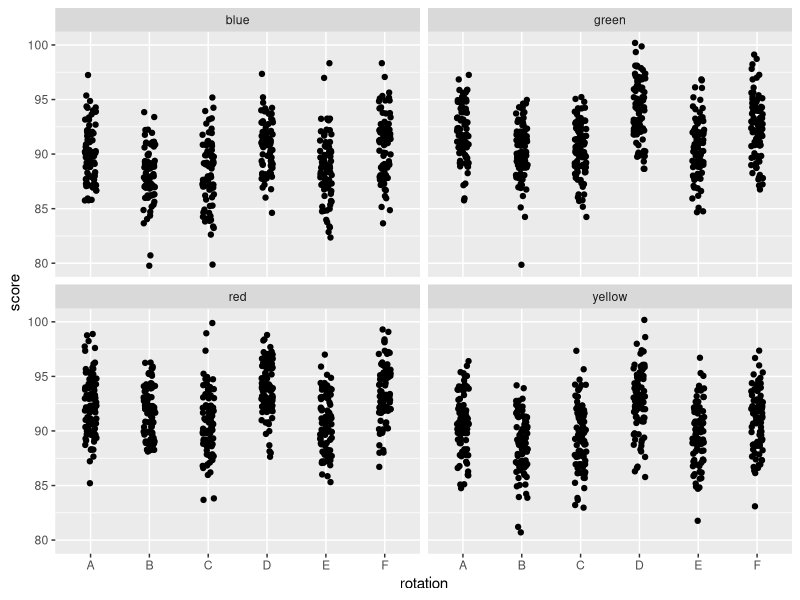
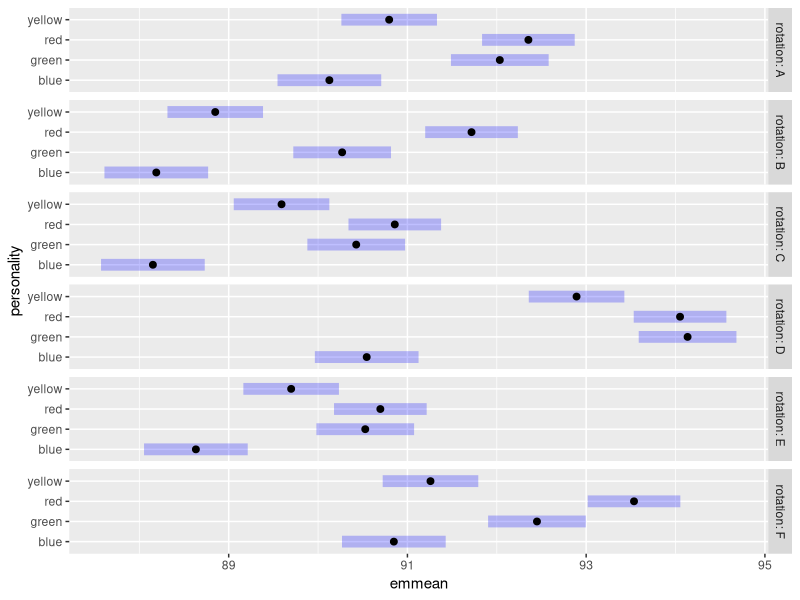

Here is the R script that generated these plots, in order: (Note: this script raises an error after producing the figures.)
## ---- chunk 1
# simulate data
n <- 360
id <- 1:n
rotation <- LETTERS[1:6]
set.seed(1)
personality <- sample(c("red","yellow","blue","green"), 
                      size = n, replace = TRUE)
d <- expand.grid(rotation = rotation, id = id)
d$personality <- factor(personality[d$id])
subj_error <- rnorm(n = n, mean = 0, sd = 2)
d$score <- (90 + subj_error[d$id]) + 2*(d$personality == "green") +
  3*(d$personality == "red") + -3*(d$personality == "blue") +
  -4*(d$rotation == "B") + -3*(d$rotation == "C") +
  4*(d$rotation == "D") + -3*(d$rotation == "E") + 1.5*(d$rotation == "F") +
  2*(d$personality == "red")*(d$rotation == "B") +
  -3*(d$personality == "blue")*(d$rotation == "D") +
  rnorm(n = nrow(d), mean = 0, sd = 5)
d$score <- (100 - 80)*((d$score - min(d$score))/(max(d$score) - min(d$score))) + 80
d$score <- round(d$score)
## ---- chunk 2
head(d)
## ---- chunk 3
nrow(d)
## ---- chunk 4
length(unique(d$id))
## ---- chunk 5
table(d$personality)
## ---- chunk 6
table(d$personality)/6
## ---- chunk 7
tapply(d$score, list(d$rotation, d$personality), mean)
## ---- chunk 8
library(ggplot2)
ggplot(d) +
  aes(x = rotation, y = score) +
  geom_jitter(width = 0.1) +
  facet_wrap(~personality)
## ---- chunk 9
library(lme4)
library(car)
m <- lmer(score ~ rotation + personality + rotation:personality + (1|id), 
          data = d)
Anova(m)
## ---- chunk 10
library(emmeans)
means <- emmeans(m, pairwise ~ personality | rotation)
means$emmeans
## ---- chunk 11
means$contrasts
## ---- chunk 12
plot(means)
## ---- chunk 13
library(ggeffects)
plot(ggpredict(m, terms = c("rotation", "personality")), 
     connect.lines = TRUE) + 
  scale_color_manual(values = c("blue", "green4", "red", "yellow2"))
